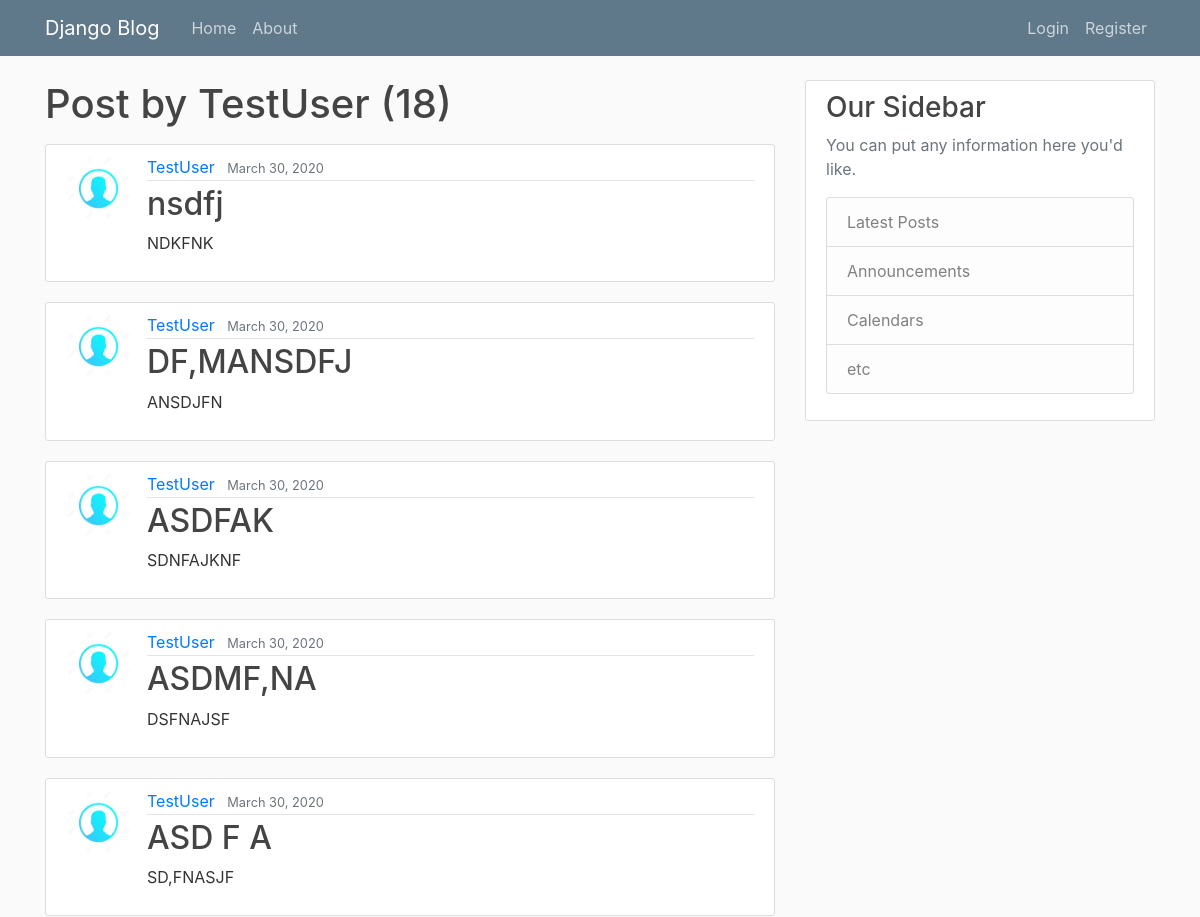
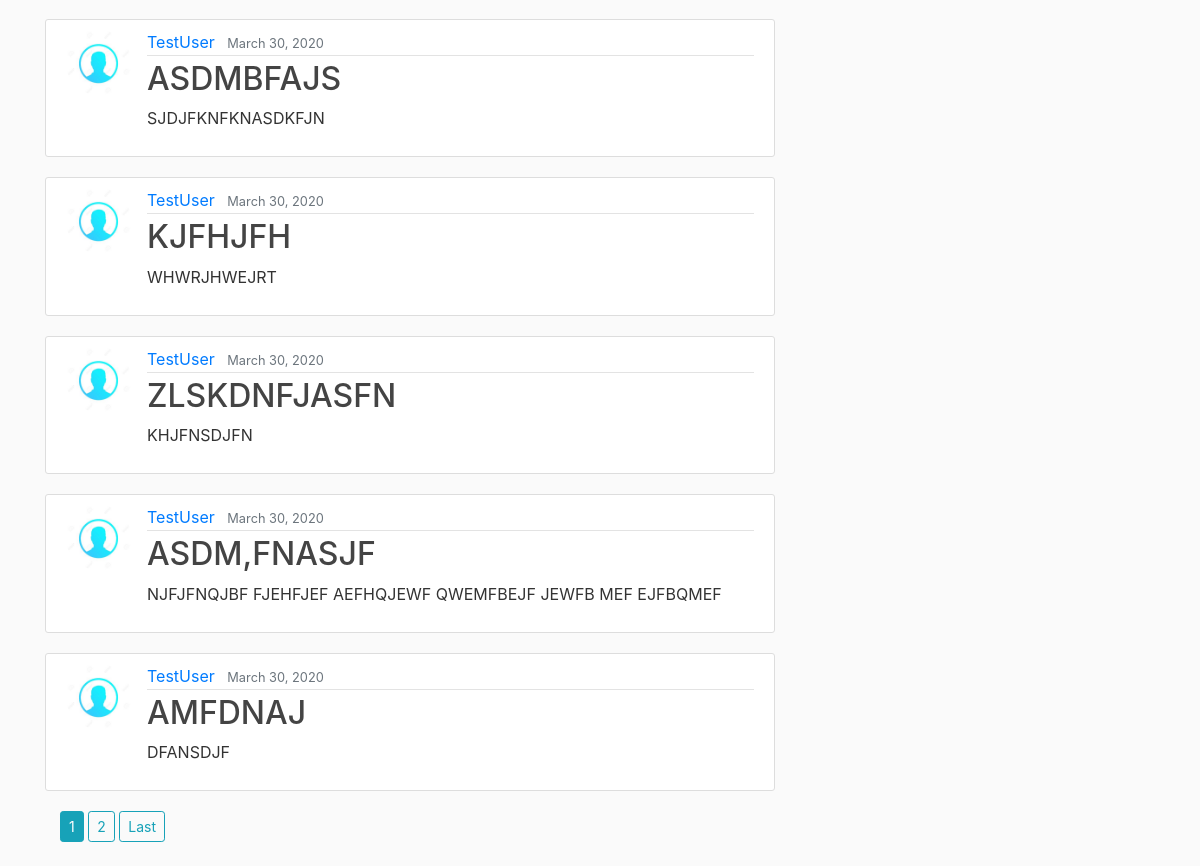
Page /user/TestUser on the committed database (2 pictures, top to bottom).
### blog_app/models.py (models this page shows, shortened)
class Post(models.Model):
    title 		= models.CharField(max_length = 100)
    content 	= models.TextField()
    date_posted = models.DateTimeField(default = timezone.now)
    author 		= models.ForeignKey(User, on_delete = models.CASCADE)

### users/models.py (models this page shows, shortened)
class Profile(models.Model):
	user = models.OneToOneField(User, on_delete = models.CASCADE)
	image = models.ImageField(default = 'default.jpg', upload_to = 'profile_pics')

### blog_app/views.py (the view)
# urls.py: path('user/<str:username>', UserPostListView.as_view(),name='user-posts'),
class UserPostListView(ListView):
	model = Post
	template_name = 'blog_app/user_posts.html'
	paginate_by = 10
	def get_queryset(self):
		user  = get_object_or_404(User, username= self.kwargs.get('username'))
		return Post.objects.filter(author=user).order_by('-date_posted')

### blog_app/templates/blog_app/user_posts.html (shortened to what this page needs)
{% extends 'blog_app/base.html' %}
{% block content %}
<h1 class="mb-3">Post by {{ view.kwargs.username }} ({{ page_obj.paginator.count }})</h1>
	{% for object in object_list reversed %}
		<article class="media content-section">
			<img class="rounded-circle article-img " src=" {{ object.author.profile.image.url }} ">
			<div class="media-body">
			<div class="article-metadata">
				<a class="mr-2" href="{%  url 'user-posts' object.author.username %}">{{ object.author }}</a>
				<small class="text-muted">{{ object.date_posted | date:"F d, Y" }}</small>
			</div>
				<h2><a class="article-title" href="{% url 'post-detail' object.id %}">{{ object.title }}</a></h2>
				<p class="article-content">{{ object.content }}</p>
			</div>
		</article>
	{% endfor %}
	{% if is_paginated %}
	<div class="container">
		<div class="row ">
			<div class="col">
				{% for num in page_obj.paginator.page_range %}
					{% if page_obj.number == num %}
						<a class="btn btn-info btn-sm mb-4" href="?page={{ num }}">{{ num }}</a>
					{% else %}
						<a class="btn btn-outline-info btn-sm mb-4" href="?page={{ num }}">{{ num }}</a>
					{% endif %}
				{% endfor %}
				{% if page_obj.has_next %}
					<a class="btn btn-outline-info btn-sm mb-4" href="?page={{ page_obj.paginator.num_pages }}">Last</a>
				{% endif %}
			</div>
		</div>
	</div>
	{% endif %}
{% endblock content %}

### blog_app/templates/blog_app/base.html (shortened to what this page needs)
{% load static %}
<!doctype html>
<html lang="en">
  <head>
    <link rel="stylesheet" href="https://stackpath.bootstrapcdn.com/bootstrap/4.3.1/css/bootstrap.min.css">
    <link rel="stylesheet" type="text/css" href="{% static 'blog_app/main.css' %}">
  </head>
  <body>
  	    <header class="site-header">
      <nav class="navbar navbar-expand-md navbar-dark bg-steel fixed-top">
        <div class="container">
          <a class="navbar-brand mr-4" href="{% url 'blog-home' %}">Django Blog</a>
          <div class="collapse navbar-collapse" id="navbarToggle">
            <div class="navbar-nav mr-auto">
              <a class="nav-item nav-link {% if request.path == '/blog/' %} active {% endif %}" href="{% url 'blog-home' %}">Home</a>
              <a class="nav-item nav-link {% if request.path == '/blog/about/' %} active {% endif %}" href="{% url 'blog-about' %}">About</a>
            </div>
            <div class="navbar-nav">
            	{% if user.is_authenticated %}
            		<a class="nav-item nav-link {% if request.path == '/post/new/' %} active {% endif %}" href="{% url 'post-new' %}">New Post</a>
            		<a class="nav-item nav-link {% if request.path == '/profile/' %} active {% endif %}" href="{% url 'profile' %}">Profile</a>
            		<a class="nav-item nav-link" href="{% url 'logout' %}">Log Out</a>
            	{% else %}
	              <a class="nav-item nav-link {% if request.path == '/login/' %} active {% endif %}" href="{% url 'login' %}">Login</a>
	              <a class="nav-item nav-link {% if request.path == '/register/' %} active {% endif %}" href="{% url 'register' %}">Register</a>
	            {% endif %}
            </div>
          </div>
        </div>
      </nav>
    </header>
    <main role="main" class="container">
      <div class="row">
        <div class="col-md-8">
          {% block content %}{% endblock %}
        </div>
        <div class="col-md-4">
          <div class="content-section">
            <h3>Our Sidebar</h3>
            <p class='text-muted'>You can put any information here you'd like.
              <ul class="list-group">
                <li class="list-group-item list-group-item-light">Latest Posts</li>
                <li class="list-group-item list-group-item-light">Announcements</li>
                <li class="list-group-item list-group-item-light">Calendars</li>
                <li class="list-group-item list-group-item-light">etc</li>
              </ul>
            </p>
          </div>
        </div>
      </div>
    </main>
  </body>
</html>

### blog_app/static/blog_app/main.css (style rules this page uses)
body { background: #fafafa; color: #333333; margin-top: 5rem; }
h1, h2, h3, h4, h5, h6 { color: #444444; }
ul { margin: 0; }
.bg-steel { background-color: #5f788a; }
.site-header .navbar-nav .nav-link { color: #cbd5db; }
.content-section { background: #ffffff; padding: 10px 20px; border: 1px solid #dddddd; border-radius: 3px; margin-bottom: 20px; }
.article-title { color: #444444; }
.article-content { white-space: pre-line; }
.article-img { height: 65px; width: 65px; margin-right: 16px; }
.article-metadata { padding-bottom: 1px; margin-bottom: 4px; border-bottom: 1px solid #e3e3e3 }

### rows in the picture
Post: author.profile.image (picture), author "TestUser", date_posted "March 30, 2020", title "nsdfj", content "NDKFNK"
Post: author.profile.image (picture), author "TestUser", date_posted "March 30, 2020", title "DF,MANSDFJ", content "ANSDJFN"
Post: author.profile.image (picture), author "TestUser", date_posted "March 30, 2020", title "ASDFAK", content "SDNFAJKNF"
Post: author.profile.image (picture), author "TestUser", date_posted "March 30, 2020", title "ASDMF,NA", content "DSFNAJSF"
Post: author.profile.image (picture), author "TestUser", date_posted "March 30, 2020", title "ASD F A", content "SD,FNASJF"
Post: author.profile.image (picture), author "TestUser", date_posted "March 30, 2020", title "ASDMBFAJS", content "SJDJFKNFKNASDKFJN"
Post: author.profile.image (picture), author "TestUser", date_posted "March 30, 2020", title "KJFHJFH", content "WHWRJHWEJRT"
Post: author.profile.image (picture), author "TestUser", date_posted "March 30, 2020", title "ZLSKDNFJASFN", content "KHJFNSDJFN"
Post: author.profile.image (picture), author "TestUser", date_posted "March 30, 2020", title "ASDM,FNASJF", content "NJFJFNQJBF FJEHFJEF AEFHQJEWF QWEMFBEJF JEWFB MEF EJFBQMEF"
Post: author.profile.image (picture), author "TestUser", date_posted "March 30, 2020", title "AMFDNAJ", content "DFANSDJF"

### other values in the picture
{{ view.kwargs.username }} "TestUser"
{{ page_obj.paginator.count }} "18"
{{ num }} "1"
{{ num }} "2"
